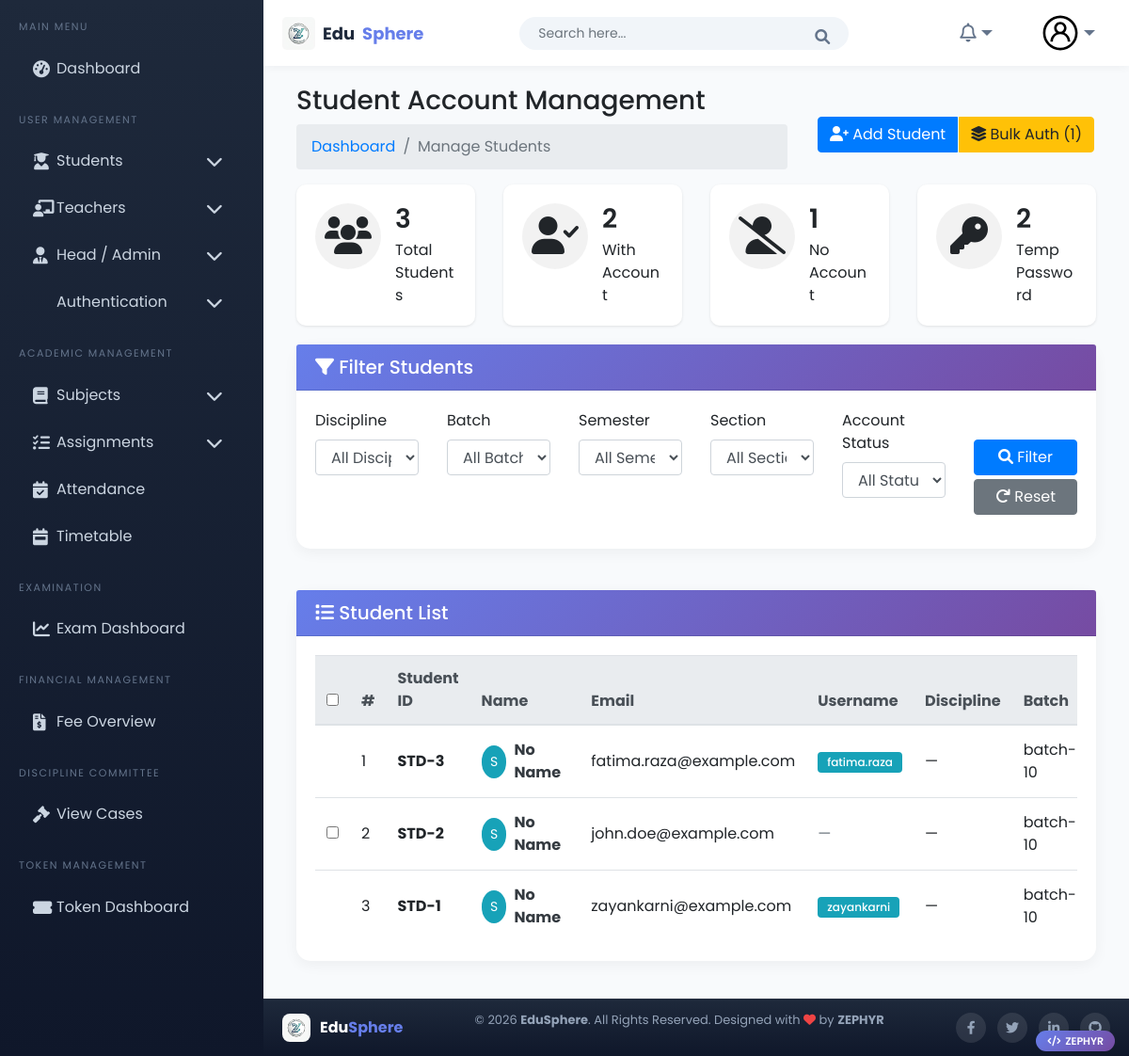
/home_auth/manage-students/ (signed in), run on an earlier commit of the app's database.
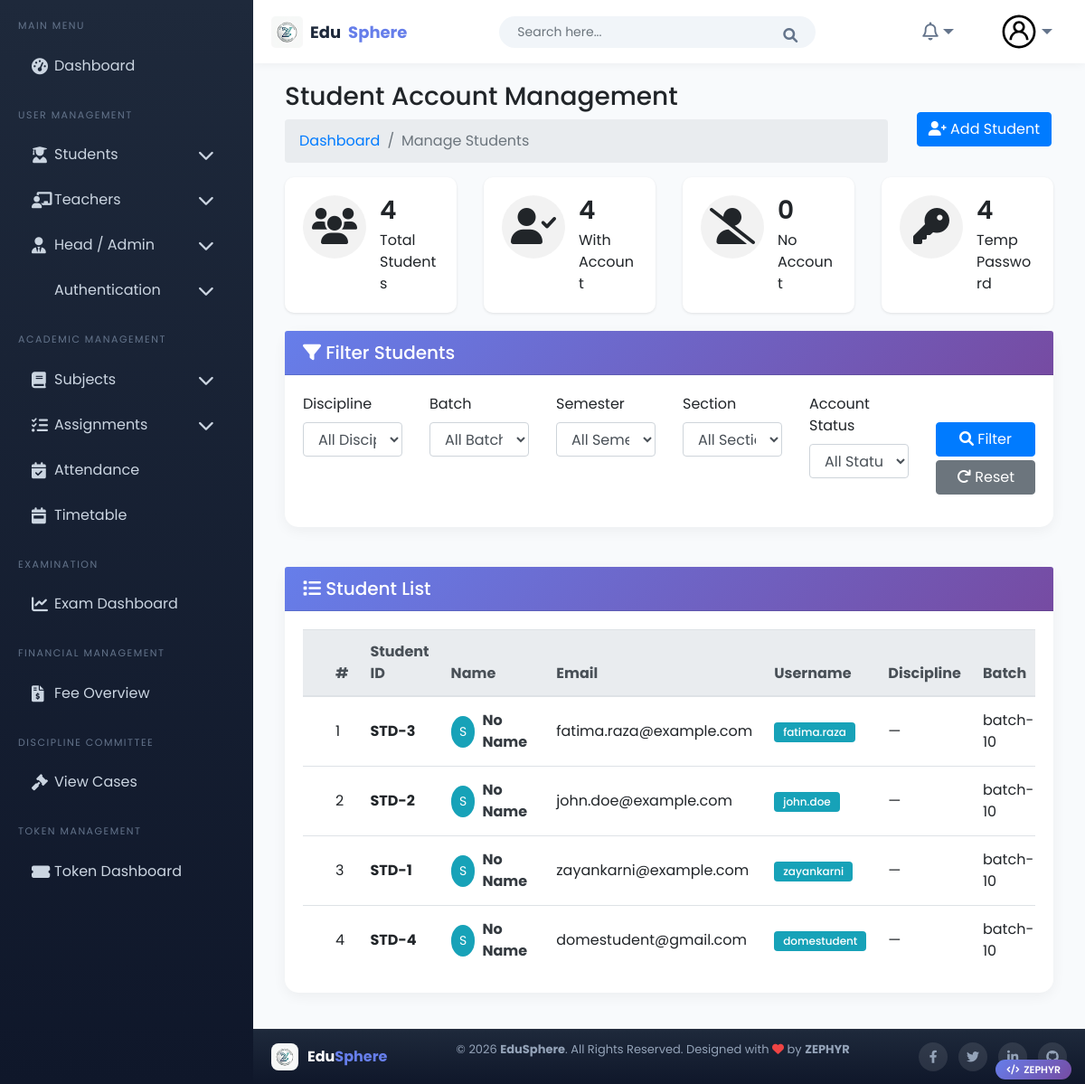
And on a later commit of the database.
### student/models.py (models this page shows, shortened)
class Student(models.Model):
    user = models.OneToOneField(CustomUser, on_delete=models.CASCADE, null=True, blank=True)
    GENDER_CHOICES = [
        ('M', 'Male'),
        ('F', 'Female'),
        ('O', 'Other'),
    ]
    first_name = models.CharField(max_length=50)
    last_name = models.CharField(max_length=50)
    student_id = models.CharField(max_length=20, unique=True)
    admission_number = models.CharField(max_length=20, unique=True)
    gender = models.CharField(max_length=1, choices=GENDER_CHOICES)
    dob = models.DateField()
    email = models.EmailField(unique=True)
    contact_number = models.CharField(max_length=15, blank=True)
    image = models.ImageField(upload_to='students/', blank=True, null=True)
    batch = models.ForeignKey(Batch, on_delete=models.CASCADE)
    semester = models.ForeignKey(Semester, on_delete=models.CASCADE)
    section = models.ForeignKey(Section, on_delete=models.CASCADE)
    discipline = models.ForeignKey(Discipline, on_delete=models.CASCADE)
    parent = models.OneToOneField(Parent, on_delete=models.CASCADE, related_name='student', null=True, blank=True)
    address = models.TextField()
    class Meta:
        ordering = ['batch', 'section', 'last_name']

### home_auth/models.py (models this page shows, shortened)
class CustomUser(AbstractUser):
    username = models.CharField(max_length=100, unique=True)
    email = models.EmailField(max_length=255, unique=True, db_index=True)
    is_authorized = models.BooleanField(default=False)
    login_token = models.CharField(max_length=6, blank=True, null=True)
    first_name = models.CharField(max_length=30, blank=True)
    last_name = models.CharField(max_length=30, blank=True)
    date_joined = models.DateTimeField(auto_now_add=True)
    is_student = models.BooleanField(default=False)
    is_admin = models.BooleanField(default=False)
    is_teacher = models.BooleanField(default=False)
    password_change_deadline = models.DateTimeField(blank=True, null=True)  # Keep but won't be used
    password_generated = models.BooleanField(default=False)
    temp_password = models.CharField(max_length=100, blank=True, null=True)
    groups = models.ManyToManyField(
        'auth.Group',
        related_name="+",
        blank=True
    )
    user_permissions = models.ManyToManyField(
        'auth.Permission',
        related_name="+",
        blank=True
    )

### Academic/models.py (models this page shows, shortened)
class Batch(models.Model):
    name = models.CharField(max_length=10)
    start_session = models.CharField(max_length=10)
    end_session = models.CharField(max_length=10)
    discipline = models.ForeignKey(Discipline, on_delete=models.CASCADE)

### home_auth/views.py (the view, shortened to what this page needs)
# urls.py: path('manage-students/', views.manage_students_view, name='manage_students_view'),
@login_required
def manage_students_view(request):
    if not (request.user.is_admin or request.user.is_superuser):
        messages.error(request, 'You do not have permission to access this page.')
        return redirect('dashboard')
    discipline_id = request.GET.get('discipline')
    batch_id = request.GET.get('batch')
    semester_id = request.GET.get('semester')
    section_id = request.GET.get('section')
    status_filter = request.GET.get('status')
    students = Student.objects.select_related('discipline', 'batch', 'semester', 'section', 'user').all()
    if discipline_id:
        students = students.filter(discipline_id=discipline_id)
    if batch_id:
        students = students.filter(batch_id=batch_id)
    if semester_id:
        students = students.filter(semester_id=semester_id)
    if section_id:
        students = students.filter(section_id=section_id)
    if status_filter == 'has_account':
        students = students.filter(user__isnull=False)
    elif status_filter == 'no_account':
        students = students.filter(user__isnull=True)
    elif status_filter == 'temp_password':
        students = students.filter(user__password_generated=True)
    total_students = students.count()
    students_with_account = students.filter(user__isnull=False).count()
    students_without_account = students.filter(user__isnull=True).count()
    students_with_temp_password = students.filter(user__password_generated=True).count()
    paginator = Paginator(students, 20)
    page_number = request.GET.get('page')
    students_page = paginator.get_page(page_number)
    context = {
        "disciplines": Discipline.objects.all(),
        "batches": Batch.objects.all(),
        "semesters": Semester.objects.all(),
        "sections": Section.objects.all(),
        "students": students_page,
        "total_students": total_students,
        "students_with_account": students_with_account,
        "students_without_account": students_without_account,
        "students_with_temp_password": students_with_temp_password,
        "user_type": "student"
    }
    return render(request, "authentication/register.html", context)

### templates/authentication/register.html (shortened to what this page needs)
{% extends 'Home/base.html' %}
{% load static %}
{% block body %}
<div class="page-wrapper">
    <div class="content container-fluid">
        <div class="page-header">
            <div class="row align-items-center">
                <div class="col">
                    <h3 class="page-title">Student Account Management</h3>
                    <ul class="breadcrumb">
                        <li class="breadcrumb-item"><a href="{% url 'dashboard' %}">Dashboard</a></li>
                        <li class="breadcrumb-item active">Manage Students</li>
                    </ul>
                </div>
                <div class="col-auto">
                    <div class="btn-group">
                        <a href="{% url 'add_student' %}" class="btn btn-primary">
                            <i class="fas fa-user-plus"></i> Add Student
                        </a>
                        {% if students_without_account > 0 %}
                        <button class="btn btn-warning" onclick="bulkAuthenticateAllNoAccount()">
                            <i class="fas fa-layer-group"></i> Bulk Auth ({{ students_without_account }})
                        </button>
                        {% endif %}
                    </div>
                </div>
            </div>
        </div>
        <div class="row">
            <div class="col-md-3">
                <div class="card dash-widget">
                    <div class="card-body">
                        <span class="dash-widget-icon"><i class="fas fa-users"></i></span>
                        <div class="dash-widget-info">
                            <h3>{{ total_students }}</h3>
                            <span>Total Students</span>
                        </div>
                    </div>
                </div>
            </div>
            <div class="col-md-3">
                <div class="card dash-widget">
                    <div class="card-body">
                        <span class="dash-widget-icon"><i class="fas fa-user-check"></i></span>
                        <div class="dash-widget-info">
                            <h3>{{ students_with_account }}</h3>
                            <span>With Account</span>
                        </div>
                    </div>
                </div>
            </div>
            <div class="col-md-3">
                <div class="card dash-widget">
                    <div class="card-body">
                        <span class="dash-widget-icon"><i class="fas fa-user-slash"></i></span>
                        <div class="dash-widget-info">
                            <h3>{{ students_without_account }}</h3>
                            <span>No Account</span>
                        </div>
                    </div>
                </div>
            </div>
            <div class="col-md-3">
                <div class="card dash-widget">
                    <div class="card-body">
                        <span class="dash-widget-icon"><i class="fas fa-key"></i></span>
                        <div class="dash-widget-info">
                            <h3>{{ students_with_temp_password }}</h3>
                            <span>Temp Password</span>
                        </div>
                    </div>
                </div>
            </div>
        </div>
        <div class="row mb-4">
            <div class="col-md-12">
                <div class="card">
                    <div class="card-header">
                        <h5 class="card-title mb-0">
                            <i class="fas fa-filter"></i> Filter Students
                        </h5>
                    </div>
                    <div class="card-body">
                        <form method="get" id="filterForm">
                            <div class="row">
                                <div class="col-md-2 col-sm-6">
                                    <div class="form-group">
                                        <label>Discipline</label>
                                        <select name="discipline" class="form-control">
                                            <option value="">All Disciplines</option>
                                        </select>
                                    </div>
                                </div>
                                <div class="col-md-2 col-sm-6">
                                    <div class="form-group">
                                        <label>Batch</label>
                                        <select name="batch" class="form-control">
                                            <option value="">All Batches</option>
                                        </select>
                                    </div>
                                </div>
                                <div class="col-md-2 col-sm-6">
                                    <div class="form-group">
                                        <label>Semester</label>
                                        <select name="semester" class="form-control">
                                            <option value="">All Semesters</option>
                                        </select>
                                    </div>
                                </div>
                                <div class="col-md-2 col-sm-6">
                                    <div class="form-group">
                                        <label>Section</label>
                                        <select name="section" class="form-control">
                                            <option value="">All Sections</option>
                                        </select>
                                    </div>
                                </div>
                                <div class="col-md-2 col-sm-6">
                                    <div class="form-group">
                                        <label>Account Status</label>
                                        <select name="status" class="form-control">
                                            <option value="">All Status</option>
                                        </select>
                                    </div>
                                </div>
                                <div class="col-md-2 col-sm-12">
                                    <div class="form-group">
                                        <label>&nbsp;</label>
                                        <button type="submit" class="btn btn-primary btn-block">
                                            <i class="fas fa-search"></i> Filter
                                        </button>
                                        <a href="{% url 'manage_students_view' %}" class="btn btn-secondary btn-block mt-1">
                                            <i class="fas fa-redo"></i> Reset
                                        </a>
                                    </div>
                                </div>
                            </div>
                        </form>
                    </div>
                </div>
            </div>
        </div>
        <div class="row">
            <div class="col-sm-12">
                <div class="card card-table">
                    <div class="card-header">
                        <h5 class="card-title mb-0">
                            <i class="fas fa-list"></i> Student List
                        </h5>
                    </div>
                    <div class="card-body">
                        <div class="table-responsive">
                            <table class="table table-hover table-center mb-0" id="studentsTable">
                                <thead class="thead-light">
                                    <tr>
                                        <th width="40">
                                            {% if students_without_account > 0 %}
                                            <input type="checkbox" id="selectAllNoAccount" title="Select all without account">
                                            {% endif %}
                                        </th>
                                        <th>#</th>
                                        <th>Student ID</th>
                                        <th>Name</th>
                                        <th>Email</th>
                                        <th>Username</th>
                                        <th>Discipline</th>
                                        <th>Batch</th>
                                    </tr>
                                </thead>
                                <tbody>
                                    {% for student in students %}
                                    <tr id="student-row-{{ student.id }}" data-student-id="{{ student.id }}">
                                        <td>
                                            {% if not student.user %}
                                            <input type="checkbox" class="student-no-account" data-student-id="{{ student.id }}" data-student-name="{{ student.name|default:'Student' }}" data-student-email="{{ student.email }}">
                                            {% endif %}
                                        </td>
                                        <td>{{ forloop.counter }}</div>
                                        <td>
                                            <span class="font-weight-bold">STD-{{ student.id }}</span>
                                        </div>
                                        <td>
                                            <div class="d-flex align-items-center">
                                                <div class="avatar-img rounded-circle bg-info text-white d-flex align-items-center justify-content-center mr-2" style="width:35px;height:35px;">
                                                    <span style="font-size:14px;">{{ student.name|default:"S"|slice:":1"|upper }}</span>
                                                </div>
                                                <div>
                                                    <a href="#" class="font-weight-bold text-dark">
                                                        {{ student.name|default:"No Name" }}
                                                    </a>
                                                </div>
                                            </div>
                                        </div>
                                        <td>{{ student.email }}</div>
                                        <td>
                                            {% if student.user %}
                                            <span class="badge badge-info">{{ student.user.username }}</span>
                                            {% else %}
                                            <span class="text-muted">—</span>
                                            {% endif %}
                                        </div>
                                        <td>{{ student.discipline.name|default:"—" }}</div>
                                        <td>{{ student.batch.name|default:"—" }}</div>
                                        <td>{{ student.section.name|default:"—" }}</div>
                                        <td>
                                        <td class="text-right">
                                    </tr>
                                    {% endfor %}
{% endblock %}

What changed in the data, as far as the page shows it:
changed Student "john.doe@example.com": user_id empty → 29 (drawn); user.username (not shown) → "john.doe"; id "☐" → (not shown)
added Student: id "4", name "S", name "No Name", email "domestudent@gmail.com", user.username "domestudent", discipline.name "—", batch.name "batch-10"
Also different on the page:
{{ total_students }}: "3" → "4"
{{ students_with_account }}: "2" → "4"
{{ students_without_account }}: "1" → "0"
{{ students_with_temp_password }}: "2" → "4"
{{ students_without_account }}: "1" → (not shown)
form field value: "☐" → (not shown)
text no longer shown: "Bulk Auth ( )"
